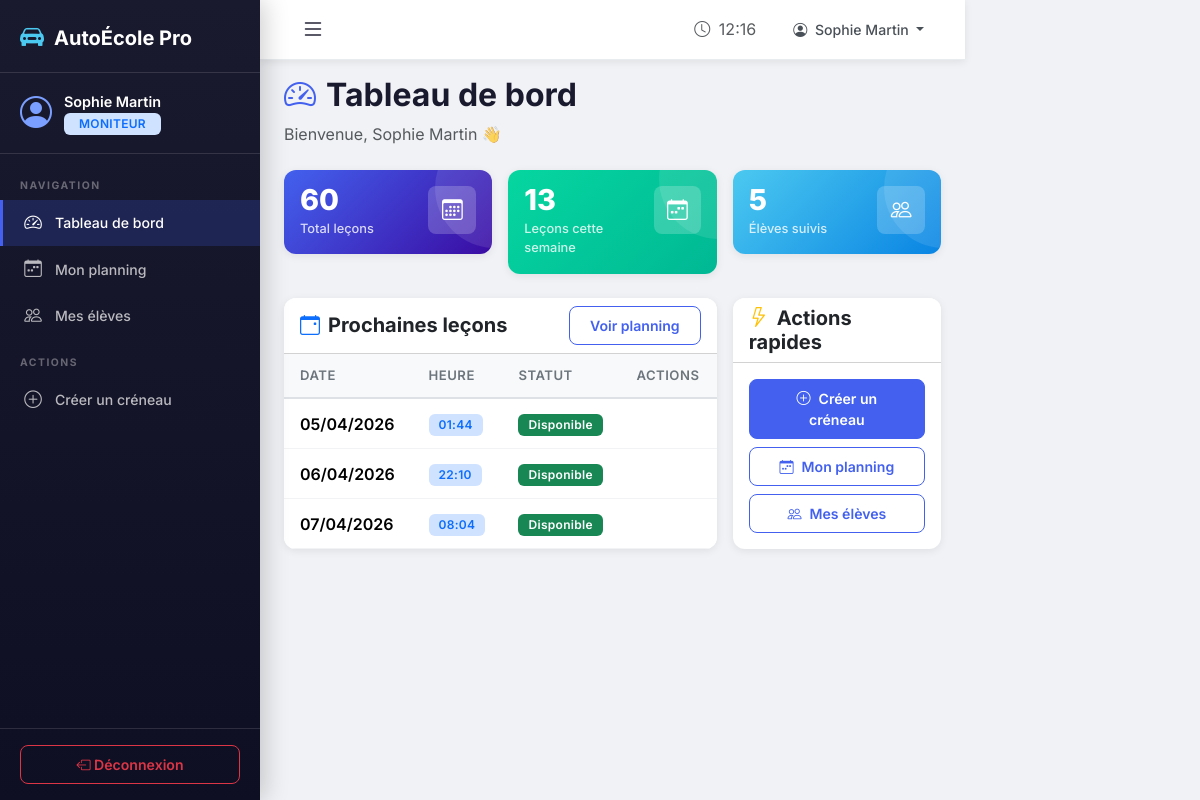
Page /moniteur/dashboard/ (signed in) on the earlier database version.
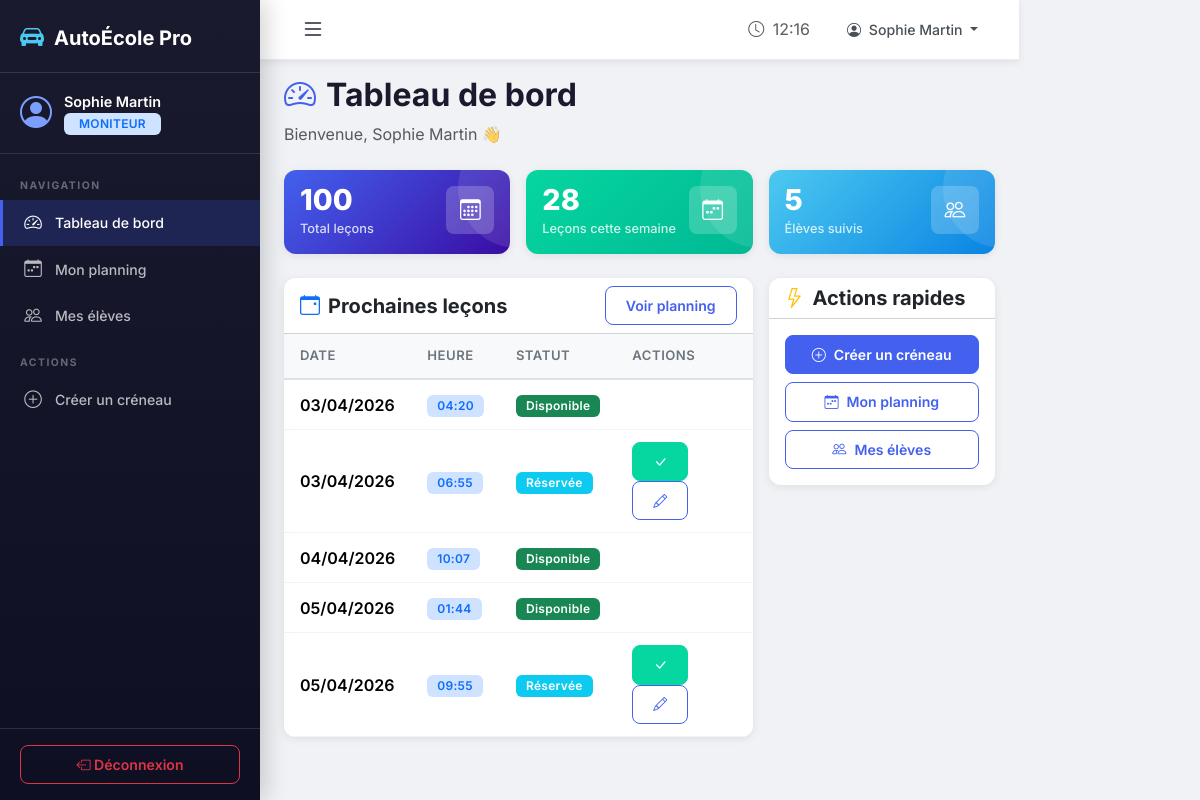
Same page on the later database version.
### ecole/models.py (models this page shows, shortened)
class Lesson(models.Model):
    STATUT_CHOICES = [
        ('disponible', 'Disponible'),
        ('complete', 'Complète'),
        ('effectuee', 'Effectuée'),
        ('annulee', 'Annulée'),
    ]
    moniteur = models.ForeignKey(User, on_delete=models.CASCADE, related_name='lessons_moniteur',
                                  limit_choices_to={'profile__role': 'moniteur'})
    vehicule = models.ForeignKey(Vehicle, on_delete=models.SET_NULL, null=True, blank=True)
    date_heure = models.DateTimeField(verbose_name="Date et heure")
    duree = models.IntegerField(default=60, verbose_name="Durée (minutes)",
                                 help_text="Durée de la leçon en minutes")
    statut = models.CharField(max_length=15, choices=STATUT_CHOICES, default='disponible')
    notes = models.TextField(blank=True, null=True, verbose_name="Notes d'évaluation")
    created_at = models.DateTimeField(auto_now_add=True)
    class Meta:
        verbose_name = "Leçon"
        verbose_name_plural = "Leçons"
        ordering = ['date_heure']

### ecole/views.py (the view)
# urls.py: path('moniteur/dashboard/', views.moniteur_dashboard, name='moniteur_dashboard'),
@login_required
@moniteur_required
def moniteur_dashboard(request):
    today = timezone.now().date()
    week_start = today - timedelta(days=today.weekday())
    week_end = week_start + timedelta(days=6)
    mes_lecons = Lesson.objects.filter(moniteur=request.user)
    lecons_semaine = mes_lecons.filter(
        date_heure__date__gte=week_start,
        date_heure__date__lte=week_end
    )
    nb_eleves = Booking.objects.filter(
        lecon__moniteur=request.user,
        statut='confirmee'
    ).values('eleve').distinct().count()
    lecons_a_venir = mes_lecons.filter(
        date_heure__gte=timezone.now(),
        statut__in=['disponible', 'complete']
    )[:5]
    return render(request, 'moniteur/dashboard.html', {
        'total_lecons': mes_lecons.count(),
        'lecons_semaine': lecons_semaine.count(),
        'nb_eleves': nb_eleves,
        'lecons_a_venir': lecons_a_venir,
    })

### ecole/templates/moniteur/dashboard.html (shortened to what the changed rows need)
{% extends 'base.html' %}
{% block content %}
<div class="page-header">
    <h2><i class="bi bi-speedometer2"></i> Tableau de bord</h2>
</div>
<div class="row g-3 mb-4">
    <div class="col-md-4">
        <div class="card stat-card bg-gradient-primary p-3">
            <div class="d-flex justify-content-between align-items-start">
                <div>
                    <div class="stat-value">{{ total_lecons }}</div>
                    <div class="stat-label mt-1">Total leçons</div>
                </div>
            </div>
        </div>
    </div>
    <div class="col-md-4">
        <div class="card stat-card bg-gradient-success p-3">
            <div class="d-flex justify-content-between align-items-start">
                <div>
                    <div class="stat-value">{{ lecons_semaine }}</div>
                    <div class="stat-label mt-1">Leçons cette semaine</div>
                </div>
            </div>
        </div>
    </div>
</div>
<div class="row g-3">
    <div class="col-lg-8">
        <div class="card">
            <div class="card-body p-0">
                {% if lecons_a_venir %}
                <div class="table-responsive">
                    <table class="table mb-0">
                        <thead><tr><th>Date</th><th>Heure</th><th>Statut</th><th>Actions</th></tr></thead>
                        <tbody>
                            {% for l in lecons_a_venir %}
                            <tr>
                                <td class="fw-semibold">{{ l.date_heure|date:"d/m/Y" }}</td>
                                <td><span class="badge bg-primary-subtle text-primary">{{ l.date_heure|date:"H:i" }}</span></td>
                                <td>
                                    {% if l.statut == 'disponible' %}<span class="badge bg-success">Disponible</span>
                                    {% elif l.statut == 'complete' %}<span class="badge bg-info">Réservée</span>
                                    {% else %}<span class="badge bg-secondary">{{ l.get_statut_display }}</span>{% endif %}
                                </td>
                                <td>
                                    {% if l.statut == 'complete' %}
                                    <a href="{% url 'moniteur_marquer_effectuee' l.id %}" class="btn btn-sm btn-success" title="Marquer effectuée"><i class="bi bi-check-lg"></i></a>
                                    <a href="{% url 'moniteur_notes' l.id %}" class="btn btn-sm btn-outline-primary" title="Ajouter des notes"><i class="bi bi-pencil"></i></a>
                                    {% endif %}
                                </td>
                            </tr>
                            {% endfor %}
                        </tbody>
                    </table>
                </div>
                {% endif %}
            </div>
        </div>
    </div>
</div>
{% endblock %}

Differences in the rows shown:
no longer on this page (row unchanged): Lesson: date_heure "06/04/2026", date_heure "22:10", statut "Disponible"
no longer on this page (row unchanged): Lesson: date_heure "07/04/2026", date_heure "08:04", statut "Disponible"
added Lesson: date_heure "03/04/2026", date_heure "04:20", statut "Disponible"
added Lesson: date_heure "03/04/2026", date_heure "06:55", statut "Réservée"
added Lesson: date_heure "04/04/2026", date_heure "10:07", statut "Disponible"
added Lesson: date_heure "05/04/2026", date_heure "09:55", statut "Réservée"
Other differences:
{{ total_lecons }}: "60" → "100"
{{ lecons_semaine }}: "13" → "28"
